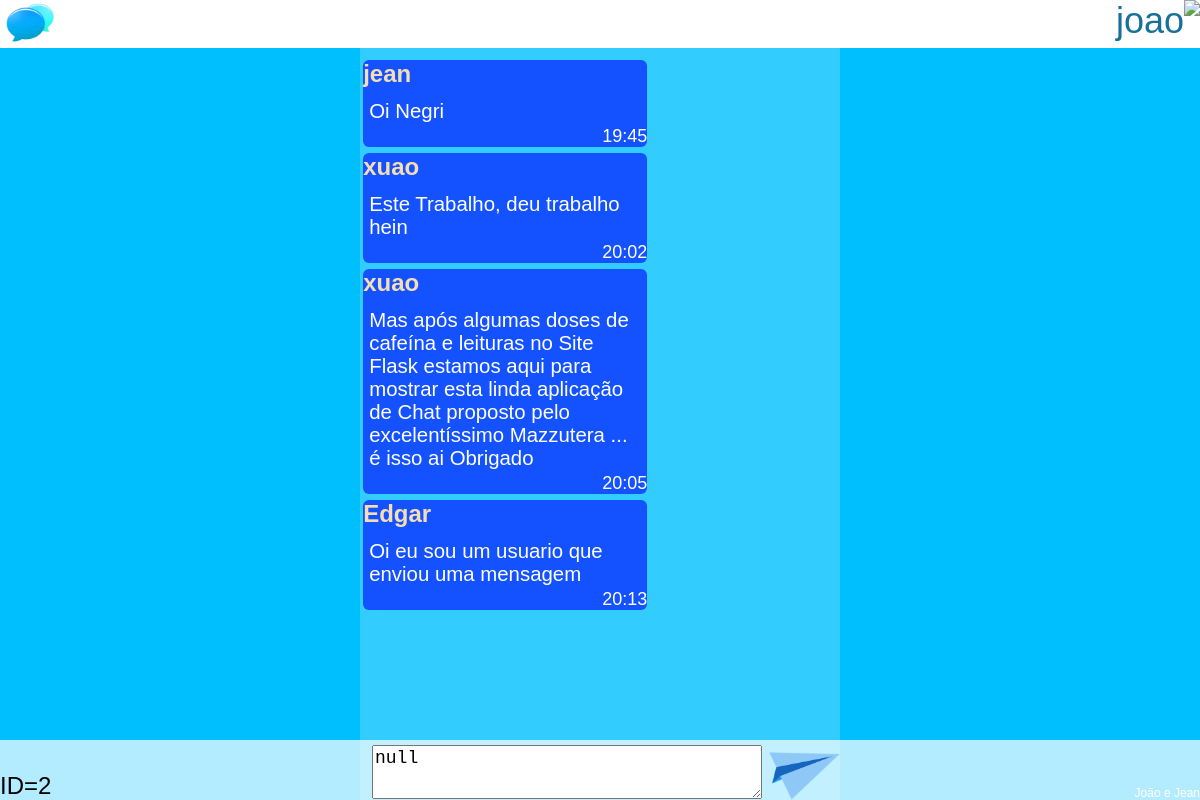
The page /index (signed in) on the database its author committed.
### tables this page shows
CREATE TABLE user (
  id INTEGER PRIMARY KEY AUTOINCREMENT,
  username TEXT UNIQUE NOT NULL,
  password TEXT NOT NULL
);

CREATE TABLE post (
  id INTEGER PRIMARY KEY AUTOINCREMENT,
  author_id INTEGER NOT NULL,
  created TIMESTAMP NOT NULL DEFAULT CURRENT_TIMESTAMP,
  body TEXT NOT NULL,
  cont BOOLEAN,
  FOREIGN KEY (author_id) REFERENCES user (id)
);

### flaskr/blog.py (the view)
@bp.route('/index')
def index():
    db = get_db()
    posts = db.execute(
        'SELECT p.id, body, created, author_id, username'
        ' FROM post p JOIN user u ON p.author_id = u.id'
        ' ORDER BY created ASC '
    ).fetchall()
    return render_template('blog/index.html', posts=posts)

### flaskr/auth.py (called while the page is built)
@bp.before_app_request
def load_logged_in_user():
    user_id = session.get('user_id')
    if user_id is None:
        g.user = None
    else:
        g.user = get_db().execute(
            'SELECT * FROM user WHERE id = ?', (user_id,)
        ).fetchone()

### flaskr/db.py (called while the page is built)
def get_db():
    if 'db' not in g:
        g.db = sqlite3.connect(
            current_app.config['DATABASE'],
            detect_types=sqlite3.PARSE_DECLTYPES
        )
        g.db.row_factory = sqlite3.Row
    return g.db

### flaskr/templates/blog/index.html (shortened to what this page needs)
{% extends 'base.html' %}
    {% block img %}
        <img class="logo" src="{{ url_for('static', filename='logo.png') }}">
    {% endblock %}
{% block content %}
  {% for post in posts %}
    {% if g.user['id'] != post['author_id'] %}
      <article class="post-normal">
          <p class="pessoa-msg"><b>{{ post['username'] }}</b></p>
          <p class="hora-msg">{{ post['created'].strftime('%H:%M') }}</p>
          <p class="body-msg">{{ post['body'] }}</p>
      </article>
    {% endif %}
  {% endfor %}
{% endblock %}
{% block barraMsg %}
    <form method="post" class="barra-msg">
      <div class="center-block">
            <textarea class="input-msg" name="body" id="body" autofocus>{{ body }}</textarea>
            <input class="btn-msg" onclick="localStorage.setItem('campo', '')" type = "image" src = "{{ url_for('static', filename='icone2.png') }}" alt = "Enviar">
      </div>
    </form>
        <p class="idUsuario">ID={{g.user['id']}}</p>
{% endblock %}

### flaskr/templates/base.html (shortened to what this page needs)
<!doctype html>
<link rel="stylesheet" href="../static/style1.css">
<body>
<nav>
  {% block img %}{% endblock %}
  <ul>
    {% if g.user %}
      <li class="nome-inicial" onclick="togle('blocklado')">
          <img class="icone1" src="{{ url_for('static', filename='conta.png') }}">
          <p class="text4" id="usuario">{{ g.user['username'] }}</p>
      </li>
    {% else %}
    <li class="btn-inicial"><a href="{{ url_for('auth.register') }}"><p class="text1">Registre-se</p></a>
    <li class="btn-inicial"><a href="{{ url_for('auth.login') }}"><p class="text1">Faça Login</p></a>
    {% endif %}
  </ul>
</nav>
<div class="desfoque-tela"></div>
<section class="content" id="scroll">
    {% block content %}{% endblock %}
</section>
    {% block barraMsg %}{% endblock %}
<p class="text3">João e Jean</p>
</body>

### flaskr/static/style1.css (style rules this page uses)
body { background: deepskyblue; }
p { font-family: helvetica; margin: 0; color: white; }
nav { position: fixed; top: 0; left: 0; right: 0; background: white; height: 4vw; z-index: 2; }
ul { display: inline-block; float: right; height: 100%; margin: 0; }
li { display: inline-block; float: left; height: 100%; }
.logo { display: inline-block; height: 100%; float: left; }
section { position: relative; width: 40%; margin: 5vw 30% 0px 30%; padding-bottom: 5vw; z-index: 0; }
.desfoque-tela { position: fixed; left: 30%; right: 30%; top: 4vw; bottom: 0; background: rgba(255,255,255,0.2); }
.text3 { position: fixed; right: 0; bottom: 0; color: white; font-size: 1vw; }
.post-normal { position: relative; background: rgba(0,0,255,0.6); margin:0.5px 40% 0.5vw 0px; width: 60%; border-radius: 0.5vw; }
.pessoa-msg { font-size: 2vw; color: wheat; }
.body-msg { font-size: 1.7vw; padding: 1vw 0.5vw 2vw 0.5vw; }
.hora-msg { position: absolute; right: 0; bottom: 0; font-size: 1.5vw; }
.barra-msg { position: fixed; bottom: 0; left: 0; right: 0; height: 5vw; background: rgba(255,255,255,0.7); }
.input-msg { margin: 1% 1vw 1% 1vw; height: 80%; width: 80%; font-size: 1.5vw; }
.btn-msg { position: absolute; bottom: 0; right: 30%; height: 80%; }
.center-block { width: 40%; margin: auto; height: 100%; }
.nome-inicial { height: 100%; }
.icone1 { display: inline-block; float: right; height: 100%; }
.text4 { display: inline-block; float: left; font-size: 3vw; color: #177199; }
.idUsuario { position: fixed; color: black; bottom: 0; left: 0; font-size: 2vw; }

### rows shown on the page
user: user.username "joao", user.id "2"
post: username "jean", created "19:45", body "Oi Negri"
post: username "xuao", created "20:02", body "Este Trabalho, deu trabalho hein"
post: username "xuao", created "20:05", body "Mas após algumas doses de cafeína e leituras no Site Flask estamos aqui para mostrar esta linda aplicação de Chat proposto pelo excelentíssimo Mazzutera ... é isso ai Obrigado"
post: username "Edgar", created "20:13", body "Oi eu sou um usuario que enviou uma mensagem"
